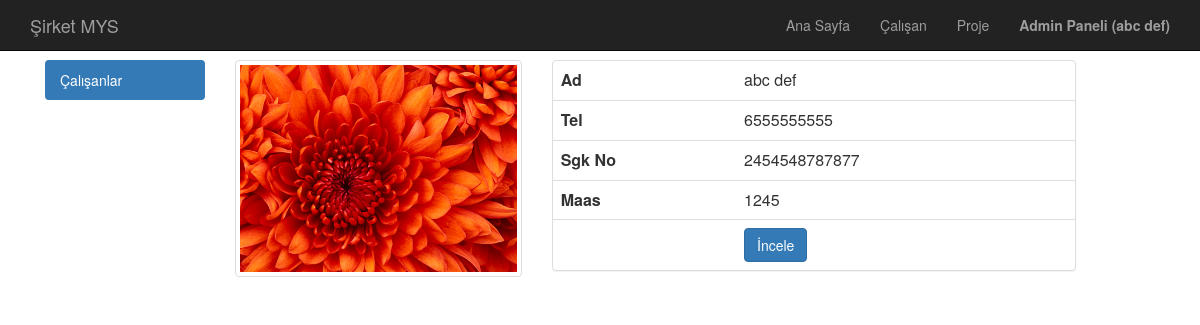
/calisan/ (signed in), run on the app's committed database.
### calisan/models.py (models this page shows, shortened)
class Calisan(models.Model):
    user = models.ForeignKey('auth.user', related_name='kullanici', on_delete=models.CASCADE, verbose_name = "Kullanıcı")
    tel = models.CharField(max_length = 10,verbose_name = "Telefon")
    yetki = models.ForeignKey('Yetki', related_name='yetki', on_delete=models.CASCADE,verbose_name = "Yetki")
    sgkNo = models.CharField(max_length=13, verbose_name = "Sgk No")
    maas = models.PositiveIntegerField()
    image = models.ImageField(null=True, blank=True)#imageField kullanmak için Pillow kütüphanesi yüklenmelidir. Sonrasında veritabanına veriler aktarılmalı. pip install Pillow
    slug = models.SlugField(unique = True,editable = False, max_length= 160)
    def get_absolute_url(self):
        return reverse("calisan:detail",kwargs={'slug':self.slug})

### calisan/views.py (the view)
# urls.py: path('',calisanIndex,name='index'),
def calisanIndex(request):
    yetki = getAuthorization(request,"calisan")#25 permission idsi dir.
    if yetki == -1:
        messages.warning(request,"Erişim için giriş yapınız.")
        return redirect("/admin")
    if canView(yetki):
        calisanlar = Calisan.objects.all()
    else:
        calisanlar = Calisan.objects.filter(user = request.user)
    yetkiMaas = getAuthorization(request,"maas odeme")
    yetkiSgk = getAuthorization(request,"sgk prim")
    yetkiIzin = getAuthorization(request,"izin")
    yetkiKart = getAuthorization(request,"kart")
    context = {
        'calisanlar':calisanlar,
        'canAdd':canAdd(yetki),
        'canAddMaas':canAdd(yetkiMaas),
        'canAddSgk':canAdd(yetkiSgk),
        'canAddIzin':canAdd(yetkiIzin),
        'canAddKart':canAdd(yetkiKart),
    }
    return render(request,"calisan/index.html",context)

### calisan/models.py (called while the page is built, shortened)
def getAuthorization(request,name):
    u = request.user
    yetki = 0
    if not u.is_authenticated:
        return -1
    elif u.is_superuser:
        return 15
    else:
        yetkiler = []
        return yetki

def canView(authorization):
    return authorization >= 8

def canAdd(authorization):
    return authorization % 2 != 0

### templates/calisan/index.html (shortened to what this page needs)
{% extends "base.html" %}
{% block body %}
    <div class="container">
        {% include "calisan/leftnav.html" %}
        <div class="col-sm-10">
            {% for calisan in calisanlar %}
                {% if calisan.user.is_active %}
                    <div class="row">
                        <div  class="col-sm-4">
                            <a href="{{ calisan.get_absolute_url }}" class="thumbnail">
                            <img src="{% if calisan.image %}{{ calisan.image.url }} {% endif %}" alt="Resim Bulunamadı">
                            </a>
                        </div>
                        <div class="col-sm-7">
                            <div class="panel panel-default">
                                <table class="table">
                                    <tr>
                                        <th>Ad</th>
                                        <td>{{ calisan.user.get_full_name }}</td>
                                    </tr>
                                    <tr>
                                        <th>Tel</th>
                                        <td>{{ calisan.tel }}</td>
                                    </tr>
                                    <tr>
                                        <th>Sgk No</th>
                                        <td>{{ calisan.sgkNo }}</td>
                                    </tr>
                                    <tr>
                                        <th>Maas</th>
                                        <td>{{ calisan.maas }}</td>
                                    </tr>
                                    <tr>
                                        <td></td>
                                        <td>
                                            <a href="{{ calisan.get_absolute_url }}" class="btn btn-primary" role="button">İncele</a>
                                        </td>
                                    </tr>
                                </table>
                            </div>
                        </div>
                    </div>
                {% endif %}
            {% endfor %}
        </div>
    </div>
{% endblock body %}

### templates/header.html (shortened to what this page needs)
<head>
</head>
<nav class="navbar navbar-inverse navbar-fixed-top" role="banner">
    <div class="container">
        <div class="navbar-header">
            <a href="{% url 'home:index'%}" class="navbar-brand">Şirket MYS</a>
        </div>
        <nav class="collapse navbar-collapse" role="navigation">
            <ul class="nav navbar-nav navbar-right">
                <li><a href="{% url 'home:index'%}">Ana Sayfa</a></li>
                <li><a href="{% url 'calisan:index' %}">Çalışan</a></li>
                <li><a href="{% url 'proje:index' %}">Proje</a></li>
                <li><a href="/admin"><b>Admin Paneli ({{ request.user.get_full_name }})</b></a></li>
            </ul>
        </nav>
    </div>
</nav>

### static/css/style.css (style rules this page uses)
body { margin-top: 60px; }

### data on the page
Calisan: image (picture), user.get_full_name "abc def", tel "6555555555", sgkNo "2454548787877", maas "1245"

### other printed values
{{ request.user.get_full_name }} "abc def"
